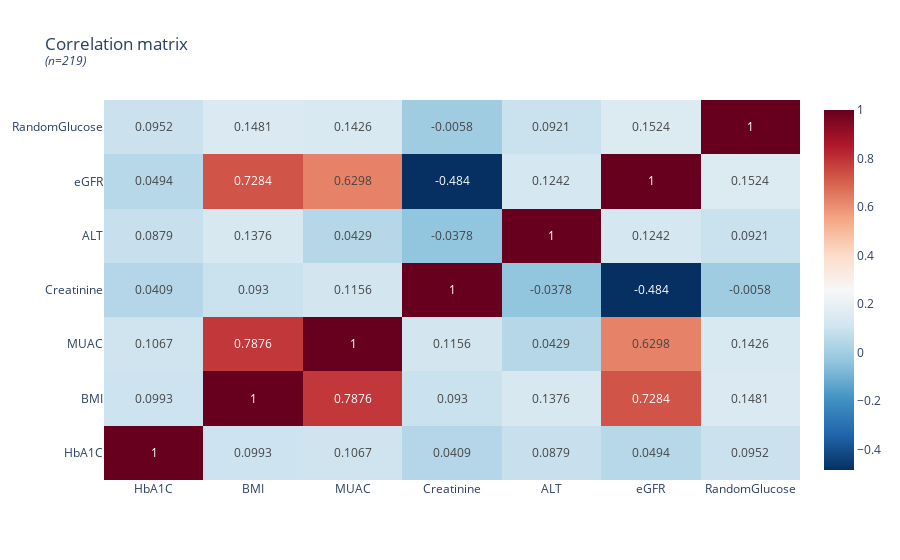

Source (notebook cell):
### Markdown cell above
## **Correlations**

### Code cell
# @title
columns = ['HbA1C', 'BMI', 'MUAC', 'Creatinine',
           'ALT', 'eGFR', 'RandomGlucose']
values = []

for x in columns:
    vals = []
    for y in columns:
        corr = round(df[x].corr(df[y]), 4)
        vals.append(corr)
    values.append(vals)

fig = go.Figure(data=go.Heatmap(
    z=values,
    x=columns,
    y=columns,
    text=values,
    texttemplate="%{text}",
    hoverongaps=True, 
    colorscale = 'RdBu_r'))

fig.update_layout(
    # title='Creatinine > 80',
    title=f"Correlation matrix<br><sup><i>(n={len(df)})</i></sup>",
    showlegend=False,
)

fig.show()
fig.write_image("images/correlation-matrix.jpeg")

### Figure 1 — Plotly figure (JSON) as saved in the notebook; plotly's stock layout.template omitted (floating-point values rounded to 4 significant figures)
{"data": [{"colorscale": [[0, "rgb(5,48,97)"], [0.1, "rgb(33,102,172)"], [0.2, "rgb(67,147,195)"], [0.3, "rgb(146,197,222)"], [0.4, "rgb(209,229,240)"], [0.5, "rgb(247,247,247)"], [0.6, "rgb(253,219,199)"], [0.7, "rgb(244,165,130)"], [0.8, "rgb(214,96,77)"], [0.9, "rgb(178,24,43)"], [1, "rgb(103,0,31)"]], "hoverongaps": true, "text": [[1, 0.0993, 0.1067, 0.0409, 0.0879, 0.0494, 0.0952], [0.0993, 1, 0.7876, 0.093, 0.1376, 0.7284, 0.1481], [0.1067, 0.7876, 1, 0.1156, 0.0429, 0.6298, 0.1426], [0.0409, 0.093, 0.1156, 1, -0.0378, -0.484, -0.0058], [0.0879, 0.1376, 0.0429, -0.0378, 1, 0.1242, 0.0921], [0.0494, 0.7284, 0.6298, -0.484, 0.1242, 1, 0.1524], [0.0952, 0.1481, 0.1426, -0.0058, 0.0921, 0.1524, 1]], "texttemplate": "%{text}", "type": "heatmap", "x": ["HbA1C", "BMI", "MUAC", "Creatinine", "ALT", "eGFR", "RandomGlucose"], "y": ["HbA1C", "BMI", "MUAC", "Creatinine", "ALT", "eGFR", "RandomGlucose"], "z": [[1, 0.0993, 0.1067, 0.0409, 0.0879, 0.0494, 0.0952], [0.0993, 1, 0.7876, 0.093, 0.1376, 0.7284, 0.1481], [0.1067, 0.7876, 1, 0.1156, 0.0429, 0.6298, 0.1426], [0.0409, 0.093, 0.1156, 1, -0.0378, -0.484, -0.0058], [0.0879, 0.1376, 0.0429, -0.0378, 1, 0.1242, 0.0921], [0.0494, 0.7284, 0.6298, -0.484, 0.1242, 1, 0.1524], [0.0952, 0.1481, 0.1426, -0.0058, 0.0921, 0.1524, 1]]}], "layout": {"showlegend": false, "title": {"text": "Correlation matrix<br><sup><i>(n=219)</i></sup>"}}}
